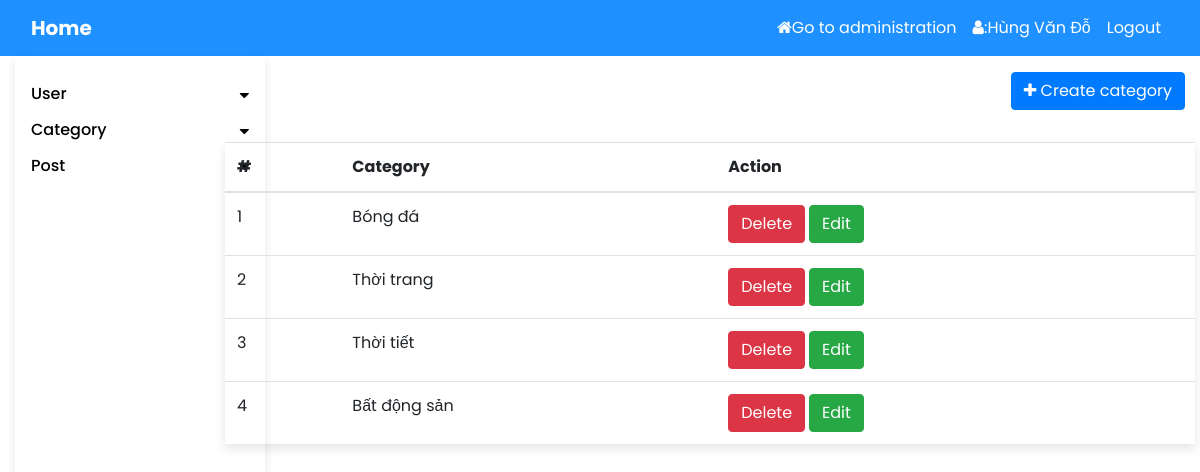
Screenshot of /category/listcategory (signed in) with the database file from the repository.
### tables this page shows
CREATE TABLE `category` (
  `id` int(11) NOT NULL,
  `name_category` varchar(255) NOT NULL
);

### mvc/core/Controller.php (called while the page is built, shortened)
<?php
    class Controller{
        public function model($model){
            return new $model;
        }
        public function view($view, $data=[] ){
            require_once("./mvc/views/".$view.".php");
        }
    }
?>

### mvc/core/App.php (called while the page is built, shortened)
<?php
    class App
    {
        protected $action = "home";
        function __construct(){
            $arr =  $this->UrlProcess();
            if(isset($arr[0])){
                if(file_exists("./mvc/controllers/".$arr[0].".php")){
                    $this->controller = $arr[0];
                    unset($arr[0]);
                }
            }
            $this->controller = new $this->controller;
            if(isset($arr[1]))
            {
                if(method_exists( $this->controller , $arr[1])){
                    $this->action = $arr[1];
                }
                unset($arr[1]);
            }
            $this->params = $arr?array_values($arr):[];
            call_user_func_array([$this->controller,$this->action],$this->params);
        }
        function UrlProcess(){
            if( isset($_GET['url']) )
            {
                return explode("/",filter_var( trim($_GET['url'], "/" ))) ;
            }
        }
    }
?>

### index.php (called while the page is built, shortened)
<?php
    $myApp = new App();
?>

### mvc/core/DB.php (called while the page is built, shortened)
<?php
class DB{
    protected $servername = "localhost";
    protected $username = "root";
    protected $password = "";
    function __construct(){
        $this->con = mysqli_connect($this->servername, $this->username, $this->password);
    }
}
?>

### mvc/models/CategoryModel.php (called while the page is built, shortened)
<?php
    class CategoryModel extends DB{
        public function getAll(){
            $qr = "SELECT * FROM category";
            return mysqli_query($this->con, $qr);
        }
    }
?>

### mvc/views/admin/category/list.php (the view)
<table class="table mt-3" style="padding:0px 20px;">
    <div class="d-flex justify-content-end">
        <a href="category/create" class="my-3 btn btn-primary "><i class="fa fa-plus"></i> Create category</a>
    </div>
    <thead>
        <tr>
            <th scope="col">#</th>
            <th scope="col">Category</th>
            <th scope="col">Action</th>
        </tr>
    </thead>
    <tbody>
        <?php
            if(mysqli_num_rows($data["listCategory"]) > 0)
            {
                $i = 1;
                while($row = mysqli_fetch_array($data["listCategory"]))
                {
                    echo "<tr>";
                        echo "<td>" . $i++. "</td>";
                        echo "<td>" . $row["name_category"] . "</td>";
                        echo '<td>
                            <a onclick="return confirm(\'Are you sure delete this category ?\')" href="category/delete/'. $row["id"] .' " class="btn btn-danger">Delete
                            <a href="category/edit/' . $row["id"] .'" class="btn btn-success ml-1">Edit
                            </td>
                        ';
                    echo "</tr>";
                }
            }
            else{
                echo '<td>No result. <a href="auth/register">Create New Category</a> </td>';
            }
        ?>
    </tbody>
</table>

### public/css/style.css (style rules this page uses)
* { padding:0px; margin:0px; }
body { font-family: "Poppins", sans-serif; }
.table { margin-left: 10px; box-shadow: 0px 5px 10px rgb(0 0 0 / 10%); }

### rows the page displays
category: name_category "Bóng đá"
category: name_category "Thời trang"
category: name_category "Thời tiết"
category: name_category "Bất động sản"

### other values shown
$_SESSION['name'] "Hùng Văn Đỗ"
